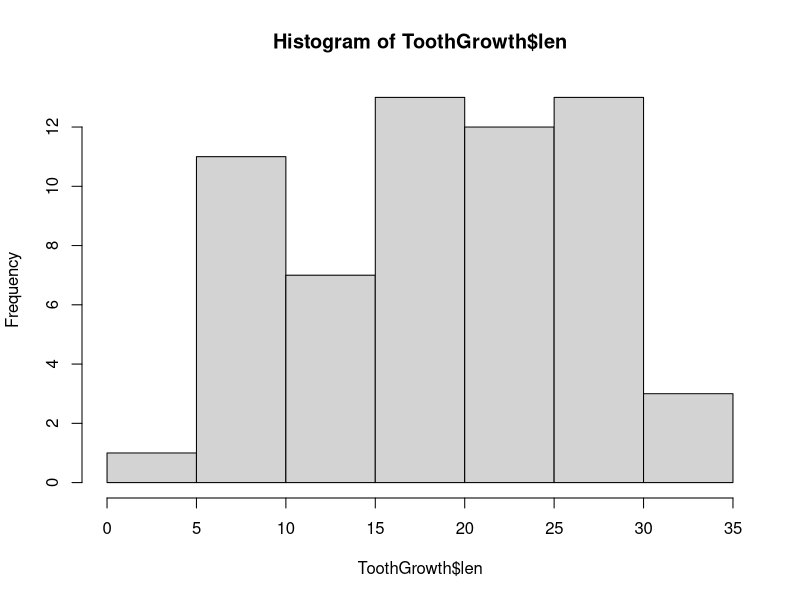

Recreate this plot in R.
## ---- chunk 1
data(ToothGrowth)
hist(ToothGrowth$len)
aggregate(ToothGrowth$len, by=list(ToothGrowth$dose), FUN=mean)
aggregate(ToothGrowth$len, by=list(ToothGrowth$supp), FUN=mean)
aggregate(ToothGrowth$len, by=list(ToothGrowth$supp, ToothGrowth$dose), FUN=mean)
## ---- chunk 2
t.test(ToothGrowth$len)$conf.int[1:2]
## ---- chunk 3
t.test(ToothGrowth[which(ToothGrowth$dose==0.5), 'len'])$conf.int[1:2]
t.test(ToothGrowth[which(ToothGrowth$dose==1.0), 'len'])$conf.int[1:2]
t.test(ToothGrowth[which(ToothGrowth$dose==2.0), 'len'])$conf.int[1:2]
## ---- chunk 4
t.test(ToothGrowth[which(ToothGrowth$supp=='OJ'), 'len'],
       ToothGrowth[which(ToothGrowth$supp=='VC'), 'len'])
